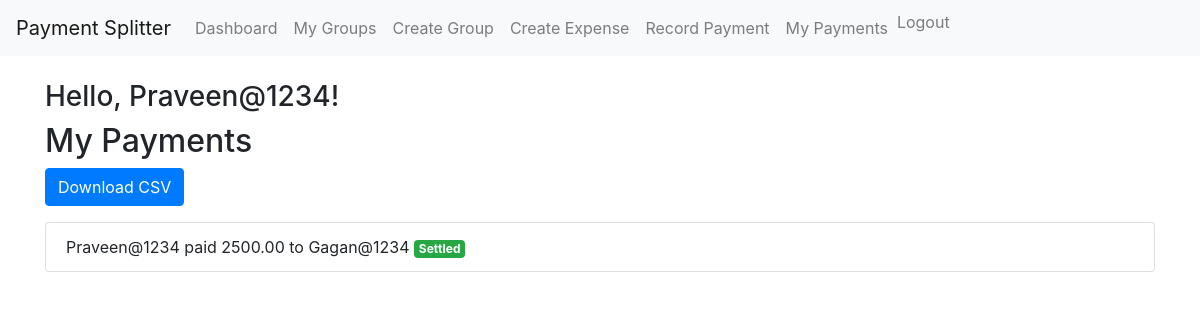
Page /payments/ (signed in) on the committed database.
### splitterApp/models.py (models this page shows, shortened)
class Payment(models.Model):
    expense = models.ForeignKey(Expense, on_delete=models.CASCADE)
    paid_by = models.ForeignKey(User, related_name='payments', on_delete=models.CASCADE)
    paid_to = models.ForeignKey(User, related_name='receivables', on_delete=models.CASCADE)
    amount = models.DecimalField(max_digits=10, decimal_places=2)
    settled = models.BooleanField(default=False)

### splitterApp/views.py (the view)
# urls.py: path('payments/', payment_list, name='payment_list'),
@login_required
def payment_list(request):
    payments = Payment.objects.filter(paid_by=request.user)
    return render(request, 'payment_list.html', {'payments': payments})

### splitterApp/templates/payment_list.html
{% extends "base.html" %}
{% block content %}
<h2>My Payments</h2>
<a href="{% url 'export_payments_csv' %}" class="btn btn-primary mb-3">Download CSV</a>
<ul class="list-group">
    {% for payment in payments %}
        <li class="list-group-item">
            {{ payment.paid_by }} paid {{ payment.amount }} to {{ payment.paid_to }}
            {% if not payment.settled %}
                <a href="{% url 'settle_payment' payment.id %}" class="btn btn-sm btn-success">Mark as Settled</a>
            {% else %}
                <span class="badge badge-success">Settled</span>
            {% endif %}
        </li>
    {% endfor %}
</ul>
{% endblock %}

### splitterApp/templates/base.html (shortened to what this page needs)
<!DOCTYPE html>
<html lang="en">
<head>
    <link href="https://stackpath.bootstrapcdn.com/bootstrap/4.5.2/css/bootstrap.min.css" rel="stylesheet">
</head>
<body>
    <nav class="navbar navbar-expand-lg navbar-light bg-light">
        <a class="navbar-brand" href="#">Payment Splitter</a>
        <div class="collapse navbar-collapse" id="navbarNav">
            <ul class="navbar-nav">
                {% if user.is_authenticated %}
                    <li class="nav-item">
                        <a class="nav-link" href="{% url 'dashboard' %}">Dashboard</a>
                    </li>
                    <li class="nav-item">
                        <a class="nav-link" href="{% url 'group_list' %}">My Groups</a>
                    </li>
                    <li class="nav-item">
                        <a class="nav-link" href="{% url 'create_group' %}">Create Group</a>
                    </li>
                    <li class="nav-item">
                        <a class="nav-link" href="{% url 'create_expense' %}">Create Expense</a>
                    </li>
                    <li class="nav-item">
                        <a class="nav-link" href="{% url 'create_payment' %}">Record Payment</a>
                    </li>
                    <li class="nav-item">
                        <a class="nav-link" href="{% url 'payment_list' %}">My Payments</a>
                    </li>
                    <li class="nav-item">
                        <form method="post" action="{% url 'logout' %}">
                        <button type="submit" class="btn btn-link nav-link" style="display: inline; padding: 0;">Logout</button>
                        </form>
                    </li>
                {% endif %}
            </ul>
        </div>
    </nav>
    <div class="container mt-4">
        <h3>Hello, {{ user.username }}!</h3>
        {% block content %}
        {% endblock %}
    </div>
</body>
</html>

### rows in the picture
Payment: paid_by "Praveen@1234", amount "2500.00", paid_to "Gagan@1234", settled "Settled"

### other values in the picture
{{ user.username }} "Praveen@1234"
